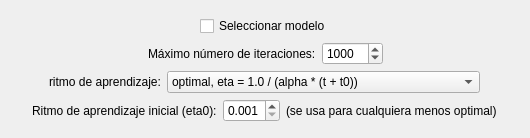
          <widget class="QWidget" name="sgd">
           <property name="geometry">
            <rect>
             <x>0</x>
             <y>0</y>
             <width>530</width>
             <height>138</height>
            </rect>
           </property>
           <attribute name="label">
            <string>Stochastic Gradient Descent</string>
           </attribute>
           <layout class="QVBoxLayout" name="verticalLayout_17">
            <item>
             <spacer name="verticalSpacer_17">
              <property name="orientation">
               <enum>Qt::Vertical</enum>
              </property>
              <property name="sizeHint" stdset="0">
               <size>
                <width>20</width>
                <height>122</height>
               </size>
              </property>
             </spacer>
            </item>
            <item>
             <layout class="QHBoxLayout" name="horizontalLayout_38">
              <item>
               <spacer name="horizontalSpacer_71">
                <property name="orientation">
                 <enum>Qt::Horizontal</enum>
                </property>
                <property name="sizeHint" stdset="0">
                 <size>
                  <width>40</width>
                  <height>20</height>
                 </size>
                </property>
               </spacer>
              </item>
              <item>
               <widget class="QCheckBox" name="sgd_check">
                <property name="text">
                 <string>Seleccionar modelo</string>
                </property>
               </widget>
              </item>
              <item>
               <spacer name="horizontalSpacer_72">
                <property name="orientation">
                 <enum>Qt::Horizontal</enum>
                </property>
                <property name="sizeHint" stdset="0">
                 <size>
                  <width>40</width>
                  <height>20</height>
                 </size>
                </property>
               </spacer>
              </item>
             </layout>
            </item>
            <item>
             <layout class="QHBoxLayout" name="horizontalLayout_39">
              <item>
               <spacer name="horizontalSpacer_73">
                <property name="orientation">
                 <enum>Qt::Horizontal</enum>
                </property>
                <property name="sizeHint" stdset="0">
                 <size>
                  <width>40</width>
                  <height>20</height>
                 </size>
                </property>
               </spacer>
              </item>
              <item>
               <widget class="QLabel" name="label_29">
                <property name="text">
                 <string>Máximo número de iteraciones:</string>
                </property>
               </widget>
              </item>
              <item>
               <widget class="QSpinBox" name="sgd_spinBox">
                <property name="maximum">
                 <number>99999</number>
                </property>
                <property name="singleStep">
                 <number>100</number>
                </property>
                <property name="value">
                 <number>1000</number>
                </property>
               </widget>
              </item>
              <item>
               <spacer name="horizontalSpacer_74">
                <property name="orientation">
                 <enum>Qt::Horizontal</enum>
                </property>
                <property name="sizeHint" stdset="0">
                 <size>
                  <width>40</width>
                  <height>20</height>
                 </size>
                </property>
               </spacer>
              </item>
             </layout>
            </item>
            <item>
             <layout class="QHBoxLayout" name="horizontalLayout_40">
              <item>
               <spacer name="horizontalSpacer_75">
                <property name="orientation">
                 <enum>Qt::Horizontal</enum>
                </property>
                <property name="sizeHint" stdset="0">
                 <size>
                  <width>40</width>
                  <height>20</height>
                 </size>
                </property>
               </spacer>
              </item>
              <item>
               <widget class="QLabel" name="label_30">
                <property name="text">
                 <string>ritmo de aprendizaje:</string>
                </property>
               </widget>
              </item>
              <item>
               <widget class="QComboBox" name="sgd_comboBox">
                <item>
                 <property name="text">
                  <string>optimal, eta = 1.0 / (alpha * (t + t0))</string>
                 </property>
                </item>
                <item>
                 <property name="text">
                  <string>constant, eta = eta0</string>
                 </property>
                </item>
                <item>
                 <property name="text">
                  <string>invscaling, eta = eta0 / pow(t, power_t)</string>
                 </property>
                </item>
                <item>
                 <property name="text">
                  <string>adaptive (se ajusta dependiendo del loss y el score)</string>
                 </property>
                </item>
               </widget>
              </item>
              <item>
               <spacer name="horizontalSpacer_76">
                <property name="orientation">
                 <enum>Qt::Horizontal</enum>
                </property>
                <property name="sizeHint" stdset="0">
                 <size>
                  <width>40</width>
                  <height>20</height>
                 </size>
                </property>
               </spacer>
              </item>
             </layout>
            </item>
            <item>
             <layout class="QHBoxLayout" name="horizontalLayout_43">
              <property name="topMargin">
               <number>0</number>
              </property>
              <item>
               <spacer name="horizontalSpacer_83">
                <property name="orientation">
                 <enum>Qt::Horizontal</enum>
                </property>
                <property name="sizeHint" stdset="0">
                 <size>
                  <width>40</width>
                  <height>20</height>
                 </size>
                </property>
               </spacer>
              </item>
              <item>
               <widget class="QLabel" name="label_33">
                <property name="text">
                 <string>Ritmo de aprendizaje inicial (eta0):</string>
                </property>
               </widget>
              </item>
              <item>
               <widget class="QDoubleSpinBox" name="sgd_doubleSpinBox_rate">
                <property name="decimals">
                 <number>3</number>
                </property>
                <property name="minimum">
                 <double>0.001000000000000</double>
                </property>
                <property name="maximum">
                 <double>1.000000000000000</double>
                </property>
                <property name="singleStep">
                 <double>0.001000000000000</double>
                </property>
                <property name="value">
                 <double>0.001000000000000</double>
                </property>
               </widget>
              </item>
              <item>
               <widget class="QLabel" name="label_34">
                <property name="text">
                 <string>(se usa para cualquiera menos optimal)</string>
                </property>
               </widget>
              </item>
              <item>
               <spacer name="horizontalSpacer_84">
                <property name="orientation">
                 <enum>Qt::Horizontal</enum>
                </property>
                <property name="sizeHint" stdset="0">
                 <size>
                  <width>40</width>
                  <height>20</height>
                 </size>
                </property>
               </spacer>
              </item>
             </layout>
            </item>
            <item>
             <spacer name="verticalSpacer_18">
              <property name="orientation">
               <enum>Qt::Vertical</enum>
              </property>
              <property name="sizeHint" stdset="0">
               <size>
                <width>20</width>
                <height>122</height>
               </size>
              </property>
             </spacer>
            </item>
           </layout>
          </widget>
